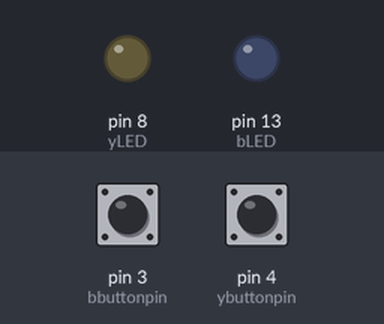
A sketch run on a simulated Arduino Uno, built with avr-gcc and run on an emulated ATmega328P. On the bench: output pins drawn as LEDs (lit = HIGH). Dashed ring = blinking. The inputs (shaded band) are chosen by the test bench; at power-on: pin 3 (bbuttonpin) HIGH, pin 4 (ybuttonpin) HIGH.

Above: at 1.2 s.
1.3 s: pin 3 (bbuttonpin) pulled LOW for 0.15 s
At 1.9 s:
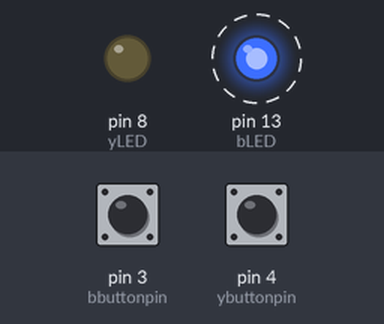
4.4 s: pin 4 (ybuttonpin) pulled LOW for 0.15 s
At 4.75 s:
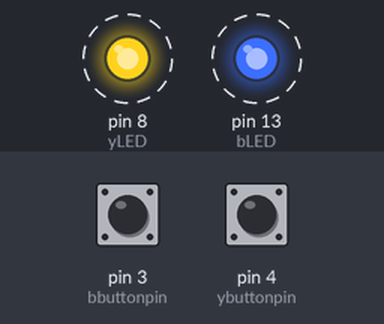
7.5 s: pin 3 (bbuttonpin) pulled LOW for 1 s
At 7.75 s:
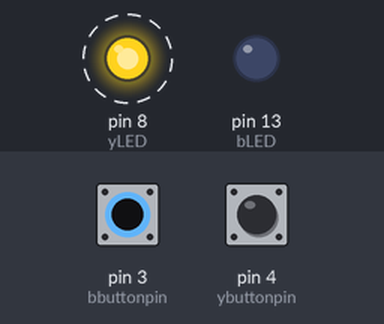
11.5 s: pin 3 (bbuttonpin) pulled LOW for 3.2 s
At 11.75 s:
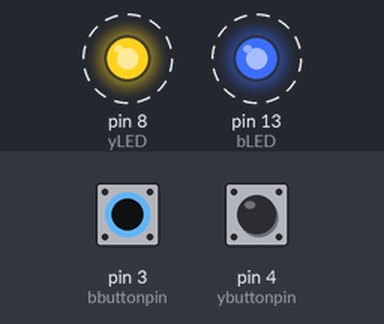
16.2 s: pin 4 (ybuttonpin) pulled LOW for 1 s
At 16.75 s:
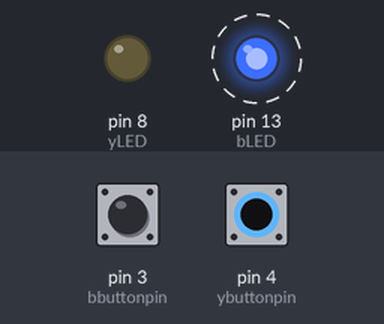
Timing chart, 0 to 21.0 s (numbered marks = the images above; inputs shaded):
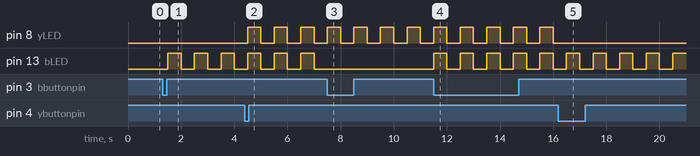

The sketch:

ULTIMATEBUTTON.ino
```cpp
int bLED = 13;
int yLED = 8;
int bbuttonpin = 3;
int ybuttonpin = 4;
bool bbuttonState, ybuttonState, lastyButtonState, lastbButtonState;

unsigned long milliseconds = 0;

bool bState = false;
bool yState = false;

void setup() {

  pinMode(bLED, OUTPUT);
  pinMode(yLED, OUTPUT);
  pinMode(bbuttonpin, INPUT);
  pinMode(ybuttonpin, INPUT);
  lastbButtonState = bbuttonState = HIGH;
  lastyButtonState = ybuttonState = LOW;
}

void loop() {

  bbuttonState = digitalRead(bbuttonpin);
  ybuttonState = digitalRead(ybuttonpin);

  milliseconds = millis();

  if (bbuttonState == LOW && lastbButtonState == HIGH) {
    bState = !bState;
  }

  if (bState == true && (int) floor(milliseconds / 500) % 2) {
    digitalWrite(bLED, HIGH);
  }
  else {
    digitalWrite(bLED, LOW);
  }

  if (ybuttonState == LOW && lastyButtonState == HIGH) {
    yState = !yState;
  }

  if (yState == true && (int) floor(milliseconds / 500) % 2) {
    digitalWrite(yLED, HIGH);
  }
  else {
    digitalWrite(yLED, LOW);
  }

  lastbButtonState = bbuttonState;
  lastyButtonState = ybuttonState;
}
```

Measured:
- after the input at 1.3 s, pin 13 (bLED): alternates HIGH for 0.50 s and LOW for 0.50 s, starting after 0.20 s
- after the input at 4.4 s, pin 8 (yLED): alternates HIGH for 0.50 s and LOW for 0.50 s, starting after 0.10 s
- after the input at 7.5 s, pin 13 (bLED): stops changing and stays LOW
- after the input at 11.5 s, pin 13 (bLED): alternates HIGH for 0.50 s and LOW for 0.50 s, starting at once
- after the input at 16.2 s, pin 8 (yLED): stops changing and stays LOW
